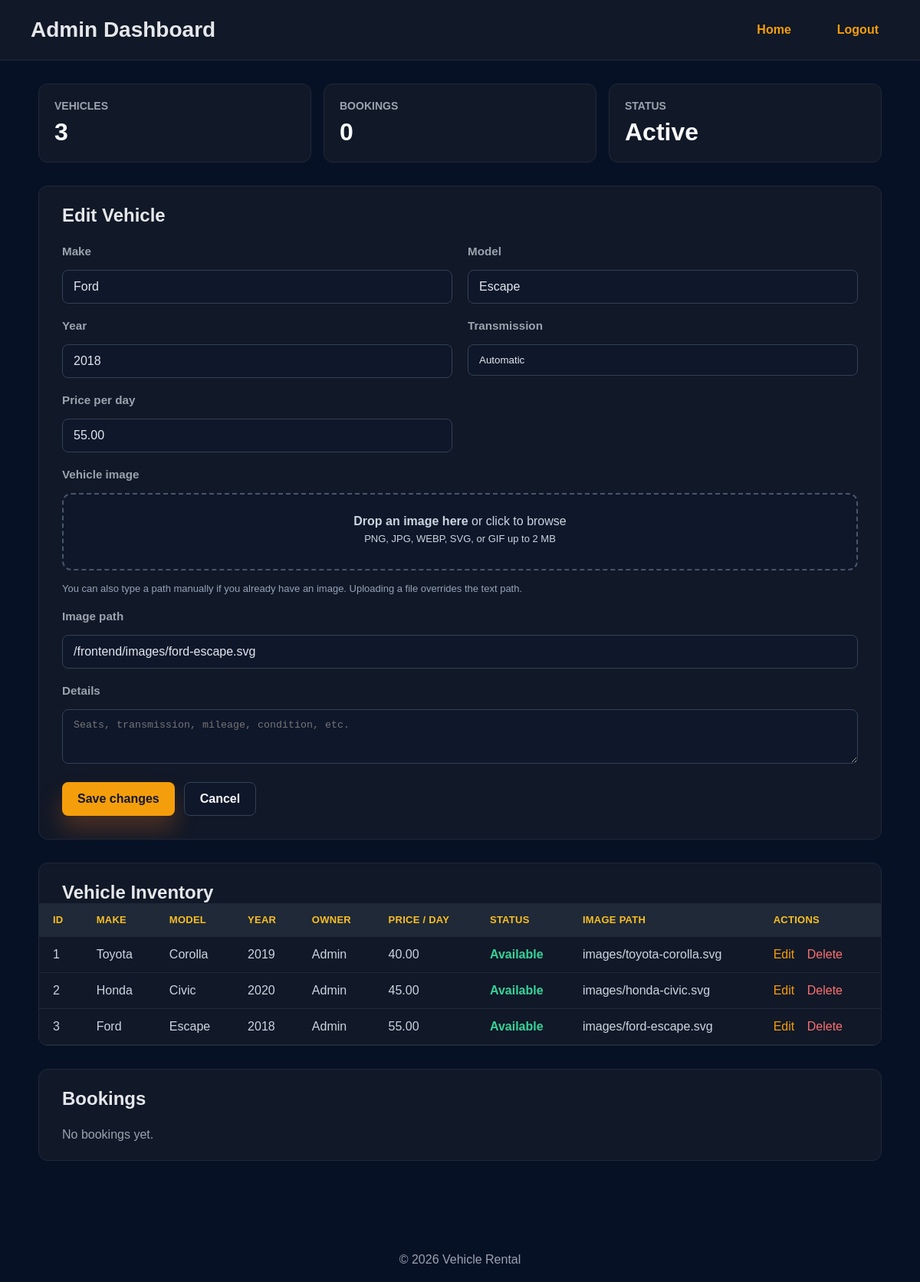
The page /backend/admin.php?edit=3 (signed in) on the database its author committed.
### tables this page shows
CREATE TABLE IF NOT EXISTS vehicles (
  id INT AUTO_INCREMENT PRIMARY KEY,
  owner_id INT NOT NULL,
  make VARCHAR(100) NOT NULL,
  model VARCHAR(100) NOT NULL,
  year INT DEFAULT NULL,
  transmission ENUM('manual', 'automatic') NOT NULL DEFAULT 'automatic',
  price_per_day DECIMAL(8,2) DEFAULT 0.00,
  image VARCHAR(255) DEFAULT NULL,
  description TEXT DEFAULT NULL,
  status ENUM('available', 'booked') NOT NULL DEFAULT 'available',
  created_at DATETIME NOT NULL DEFAULT CURRENT_TIMESTAMP,
  FOREIGN KEY (owner_id) REFERENCES users(id) ON DELETE CASCADE
);

CREATE TABLE IF NOT EXISTS users (
  id INT AUTO_INCREMENT PRIMARY KEY,
  name VARCHAR(255) NOT NULL,
  email VARCHAR(255) NOT NULL UNIQUE,
  password VARCHAR(255) NOT NULL,
  phone_number VARCHAR(50) NOT NULL UNIQUE,
  role ENUM('user', 'admin') NOT NULL DEFAULT 'user',
  created_at DATETIME NOT NULL DEFAULT CURRENT_TIMESTAMP
);

### backend/functions.php (called while the page is built, shortened)
<?php
require_once __DIR__ . '/config.php';
function parsePhpSizeToBytes(string $value): int {
    $value = trim($value);
    $last = strtolower(substr($value, -1));
    $number = (float) $value;
    switch ($last) {
        case 'm':
            $number *= 1024;
        case 'k':
            $number *= 1024;
            break;
    }
    return (int) round($number);
}
function effectivePhpUploadMaxBytes(): int {
    $uploadMax = parsePhpSizeToBytes((string) ini_get('upload_max_filesize'));
    $postMax = parsePhpSizeToBytes((string) ini_get('post_max_size'));
    return min($uploadMax, $postMax);
}
function vehicleImageUploadLimitBytes(): int {
    $appLimit = 5 * 1024 * 1024;
    $phpLimit = effectivePhpUploadMaxBytes();
    return min($appLimit, $phpLimit);
}
function formatBytesHuman(int $bytes): string {
    if ($bytes >= 1024 * 1024) {
        $mb = $bytes / (1024 * 1024);
        return rtrim(rtrim(number_format($mb, 2, '.', ''), '0'), '.') . ' MB';
    }
    return $bytes . ' B';
}
function normalizeVehicleImagePath(?string $image): string {
    $image = trim((string) ($image ?? ''));
    $image = str_replace('\\', '/', $image);
    $rewrites = [
        '../backend/assets/' => '/backend/assets/',
        'backend/assets/' => '/backend/assets/',
        '../frontend/images/' => '/frontend/images/',
        'frontend/images/' => '/frontend/images/',
        'images/' => '/frontend/images/',
    ];
    foreach ($rewrites as $prefix => $replacement) {
        if (str_starts_with($image, $prefix)) {
            return $replacement . ltrim(substr($image, strlen($prefix)), '/');
        }
    }
    return '/' . ltrim($image, '/');
}
function normalizeTransmission(?string $transmission): string {
    $value = strtolower(trim((string) ($transmission ?? '')));
    return $value === 'manual' ? 'manual' : 'automatic';
}
function getVehicles(PDO $pdo) {
    $stmt = $pdo->query('SELECT v.*, u.name AS owner_name, u.email AS owner_email FROM vehicles v LEFT JOIN users u ON v.owner_id = u.id ORDER BY v.id');
    return $stmt->fetchAll();
}
function getVehicle(PDO $pdo, $id) {
    $stmt = $pdo->prepare('SELECT v.*, u.name AS owner_name, u.email AS owner_email FROM vehicles v LEFT JOIN users u ON v.owner_id = u.id WHERE v.id = ?');
    $stmt->execute([$id]);
    return $stmt->fetch();
}
function isVehicleBooked(array $vehicle): bool {
    return ($vehicle['status'] ?? 'available') === 'booked';
}
function getBookings(PDO $pdo) {
    $stmt = $pdo->query('SELECT b.*, v.make, v.model, u.name AS user_name, u.email AS user_email, u.phone_number AS user_phone_number FROM bookings b JOIN vehicles v ON b.vehicle_id = v.id LEFT JOIN users u ON b.user_id = u.id ORDER BY b.created_at DESC');
    return $stmt->fetchAll();
}

### backend/schema.php (called while the page is built, shortened)
<?php
function tableExists(PDO $pdo, string $table): bool
{
    $stmt = $pdo->prepare(
        'SELECT COUNT(*)
         FROM information_schema.TABLES
         WHERE TABLE_SCHEMA = DATABASE() AND TABLE_NAME = ?'
    );
    $stmt->execute([$table]);
    return (int) $stmt->fetchColumn() > 0;
}
function ensureDatabaseSchema(PDO $pdo): void
{
    if (!tableExists($pdo, 'users')) {
        $pdo->exec(
            "CREATE TABLE users (
                id INT AUTO_INCREMENT PRIMARY KEY,
                name VARCHAR(255) NOT NULL,
                email VARCHAR(255) NOT NULL UNIQUE,
                password VARCHAR(255) NOT NULL,
                phone_number VARCHAR(50) NOT NULL UNIQUE,
                role ENUM('user', 'admin') NOT NULL DEFAULT 'user',
                created_at DATETIME NOT NULL DEFAULT CURRENT_TIMESTAMP
            ) ENGINE=InnoDB DEFAULT CHARSET=utf8mb4"
        );
    } else {
        $pdo->exec("UPDATE users SET phone_number = CONCAT('migration-', id) WHERE phone_number IS NULL OR phone_number = ''");
        $pdo->exec('ALTER TABLE users MODIFY phone_number VARCHAR(50) NOT NULL');
    }
    if (!tableExists($pdo, 'vehicles')) {
        $pdo->exec(
            "CREATE TABLE vehicles (
                id INT AUTO_INCREMENT PRIMARY KEY,
                owner_id INT NOT NULL,
                make VARCHAR(100) NOT NULL,
                model VARCHAR(100) NOT NULL,
                year INT DEFAULT NULL,
                transmission ENUM('manual', 'automatic') NOT NULL DEFAULT 'automatic',
                price_per_day DECIMAL(8,2) DEFAULT 0.00,
                image VARCHAR(255) DEFAULT NULL,
                description TEXT DEFAULT NULL,
                status ENUM('available', 'booked') NOT NULL DEFAULT 'available',
                created_at DATETIME NOT NULL DEFAULT CURRENT_TIMESTAMP
            ) ENGINE=InnoDB DEFAULT CHARSET=utf8mb4"
        );
    } else {
        $pdo->exec("UPDATE vehicles SET transmission = 'automatic' WHERE transmission IS NULL OR transmission NOT IN ('manual', 'automatic')");
    }
    if (!tableExists($pdo, 'bookings')) {
        $pdo->exec(
            "CREATE TABLE bookings (
                id INT AUTO_INCREMENT PRIMARY KEY,
                vehicle_id INT NOT NULL,
                user_id INT DEFAULT NULL,
                name VARCHAR(255) NOT NULL,
                email VARCHAR(255) NOT NULL,
                start_date DATE NOT NULL,
                end_date DATE NOT NULL,
                drive_mode ENUM('self_drive', 'with_driver') NOT NULL DEFAULT 'self_drive',
                daily_rate DECIMAL(10,2) NOT NULL DEFAULT 0.00,
                total_amount DECIMAL(10,2) NOT NULL DEFAULT 0.00,
                status ENUM('active', 'cancelled') NOT NULL DEFAULT 'active',
                created_at DATETIME NOT NULL DEFAULT CURRENT_TIMESTAMP
            ) ENGINE=InnoDB DEFAULT CHARSET=utf8mb4"
        );
    } else {
        $pdo->exec("UPDATE bookings SET drive_mode = 'self_drive' WHERE drive_mode IS NULL OR drive_mode NOT IN ('self_drive', 'with_driver')");
        $pdo->exec(
            "UPDATE bookings b
            JOIN vehicles v ON v.id = b.vehicle_id
            SET b.daily_rate = v.price_per_day + CASE WHEN b.drive_mode = 'with_driver' THEN 2000 ELSE 0 END
            WHERE b.daily_rate IS NULL OR b.daily_rate <= 0"
        );
        $pdo->exec(
            "UPDATE bookings
            SET total_amount = (GREATEST(DATEDIFF(end_date, start_date) + 1, 1) * daily_rate)
            WHERE total_amount IS NULL OR total_amount <= 0"
        );
    }
    $vehicleCount = (int) $pdo->query('SELECT COUNT(*) FROM vehicles')->fetchColumn();
}

### backend/config.php (called while the page is built, shortened)
<?php
$host = '127.0.0.1';
$db   = 'rentalsystem';
$user = 'root';
$pass = '';
$charset = 'utf8mb4';
$dsn = "mysql:host=$host;dbname=$db;charset=$charset";
$serverDsn = "mysql:host=$host;charset=$charset";
$options = [
    PDO::ATTR_ERRMODE            => PDO::ERRMODE_EXCEPTION,
    PDO::ATTR_DEFAULT_FETCH_MODE => PDO::FETCH_ASSOC,
    PDO::ATTR_EMULATE_PREPARES   => false,
];
try {
    try {
        $pdo = new PDO($dsn, $user, $pass, $options);
    } catch (PDOException $e) {
        if ((int) $e->getCode() !== 1049) {
            throw $e;
        }
        $serverPdo = new PDO($serverDsn, $user, $pass, $options);
        $serverPdo->exec("CREATE DATABASE IF NOT EXISTS `$db` CHARACTER SET utf8mb4 COLLATE utf8mb4_general_ci");
        $pdo = new PDO($dsn, $user, $pass, $options);
    }
    require_once __DIR__ . '/schema.php';
    ensureDatabaseSchema($pdo);
} catch (PDOException $e) {
    http_response_code(500);
    echo "Database connection failed: " . htmlspecialchars($e->getMessage());
    exit;
}

### backend/admin.php (the view, shortened to what this page needs)
<?php
require_once __DIR__ . '/functions.php';
$editVehicle = null;
$imageUploadLimitLabel = formatBytesHuman(vehicleImageUploadLimitBytes());
if (isset($_GET['edit'])) {
    $editVehicle = getVehicle($pdo, (int) $_GET['edit']);
}
$vehicles = getVehicles($pdo);
$bookings = getBookings($pdo);
?>
<!doctype html>
<html lang="en">
<head>
  <link rel="stylesheet" href="../frontend/css/styles.css">
</head>
<body>
  <header class="admin-header">
    <h1>Admin Dashboard</h1>
    <nav>
      <a href="../frontend/index.php">Home</a>
      <a href="../frontend/logout.php">Logout</a>
    </nav>
  </header>
  <main class="dashboard">
    <section class="stats" aria-label="Dashboard totals">
      <div class="stat">
        <h2>Vehicles</h2>
        <p><?php echo count($vehicles); ?></p>
      </div>
      <div class="stat">
        <h2>Bookings</h2>
        <p><?php echo count($bookings); ?></p>
      </div>
      <div class="stat">
        <h2>Status</h2>
        <p>Active</p>
      </div>
    </section>
    <section class="vehicle-form">
      <div class="form-header">
        <h2><?php echo $editVehicle ? 'Edit Vehicle' : 'Add New Vehicle'; ?></h2>
      </div>
      <form method="post" action="admin.php" enctype="multipart/form-data">
        <div class="form-body">
          <div class="form-group">
            <label for="make">Make</label>
            <input id="make" name="make" value="<?php echo htmlspecialchars($editVehicle['make'] ?? ''); ?>" required>
          </div>
          <div class="form-group">
            <label for="model">Model</label>
            <input id="model" name="model" value="<?php echo htmlspecialchars($editVehicle['model'] ?? ''); ?>" required>
          </div>
          <div class="form-group">
            <label for="year">Year</label>
            <input id="year" name="year" type="number" min="1900" max="2100" value="<?php echo htmlspecialchars($editVehicle['year'] ?? ''); ?>">
          </div>
          <div class="form-group">
            <label for="transmission">Transmission</label>
            <?php $selectedTransmission = normalizeTransmission($editVehicle['transmission'] ?? 'automatic'); ?>
            <select id="transmission" name="transmission">
              <option value="automatic" <?php echo $selectedTransmission === 'automatic' ? 'selected' : ''; ?>>Automatic</option>
            </select>
          </div>
          <div class="form-group">
            <label for="price_per_day">Price per day</label>
            <input id="price_per_day" name="price_per_day" type="number" step="0.01" min="0" value="<?php echo htmlspecialchars($editVehicle['price_per_day'] ?? ''); ?>" required>
          </div>
          <div class="form-group form-group-wide" style="grid-column:span 2;">
            <label for="image_file">Vehicle image</label>
            <div id="image-dropzone" class="image-dropzone">
              <p><strong>Drop an image here</strong> or click to browse</p>
              <p class="dropzone-hint">PNG, JPG, WEBP, SVG, or GIF up to <?php echo htmlspecialchars($imageUploadLimitLabel); ?></p>
            </div>
            <small class="helper-text">You can also type a path manually if you already have an image. Uploading a file overrides the text path.</small>
          </div>
          <div class="form-group form-group-wide" style="grid-column:span 2;">
            <label for="image">Image path</label>
            <input id="image" name="image" value="<?php echo htmlspecialchars(normalizeVehicleImagePath($editVehicle['image'] ?? '')); ?>" placeholder="/frontend/images/toyota.jpg or https://example.com/car.jpg">
          </div>
          <div class="form-group form-group-wide" style="grid-column:span 2;">
            <label for="description">Details</label>
            <textarea id="description" name="description" rows="3" placeholder="Seats, transmission, mileage, condition, etc."><?php echo htmlspecialchars($editVehicle['description'] ?? ''); ?></textarea>
          </div>
        </div>
        <div class="form-actions">
          <button type="submit" name="save_vehicle" class="btn btn-primary"><?php echo $editVehicle ? 'Save changes' : 'Add vehicle'; ?></button>
          <?php if ($editVehicle): ?>
            <a href="admin.php" class="btn btn-secondary">Cancel</a>
          <?php endif; ?>
        </div>
      </form>
    </section>
    <section class="table-container">
      <div class="table-header">
        <h2>Vehicle Inventory</h2>
      </div>
      <?php if (empty($vehicles)): ?>
        <div class="empty">No vehicles available. Add a vehicle above.</div>
      <?php else: ?>
        <div class="table-scroll">
          <table>
            <thead>
              <tr>
                <th>ID</th>
                <th>Make</th>
                <th>Model</th>
                <th>Year</th>
                <th>Owner</th>
                <th>Price / day</th>
                <th>Status</th>
                <th>Image path</th>
                <th>Actions</th>
              </tr>
            </thead>
            <tbody>
              <?php foreach ($vehicles as $vehicle): ?>
                <tr>
                  <td><?php echo (int) $vehicle['id']; ?></td>
                  <td><?php echo htmlspecialchars($vehicle['make']); ?></td>
                  <td><?php echo htmlspecialchars($vehicle['model']); ?></td>
                  <td><?php echo htmlspecialchars($vehicle['year']); ?></td>
                  <td><?php echo htmlspecialchars($vehicle['owner_name'] ?? '—'); ?></td>
                  <td><?php echo htmlspecialchars($vehicle['price_per_day']); ?></td>
                  <td>
                    <?php if (isVehicleBooked($vehicle)): ?>
                      <span style="color:#f87171;font-weight:700;">Booked</span>
                    <?php else: ?>
                      <span style="color:#34d399;font-weight:700;">Available</span>
                    <?php endif; ?>
                  </td>
                  <td><?php echo htmlspecialchars($vehicle['image']); ?></td>
                  <td>
                    <a class="action-link" href="admin.php?edit=<?php echo (int) $vehicle['id']; ?>">Edit</a>
                    <form method="post" action="admin.php" style="display:inline;" onsubmit="return confirm('Delete this vehicle?');">
                      <button type="submit" class="action-link delete-link" style="background:none;border:none;padding:0;cursor:pointer;font:inherit;">Delete</button>
                    </form>
                  </td>
                </tr>
              <?php endforeach; ?>
            </tbody>
          </table>
        </div>
      <?php endif; ?>
    </section>
    <section class="table-container">
      <div class="table-header">
        <h2>Bookings</h2>
      </div>
      <?php if (empty($bookings)): ?>
        <div class="empty">No bookings yet.</div>
      <?php endif; ?>
    </section>
  </main>
  <footer class="page-footer">&copy; <?php echo date('Y'); ?> Vehicle Rental</footer>
</body>
</html>

### rows shown on the page
vehicles: make "Ford", model "Escape", year "2018", transmission "Automatic", price_per_day "55.00", image "/frontend/images/ford-escape.svg", id "3", owner.name "Admin", status "Available", image "images/ford-escape.svg"
vehicles: id "1", make "Toyota", model "Corolla", year "2019", owner.name "Admin", price_per_day "40.00", status "Available", image "images/toyota-corolla.svg"
vehicles: id "2", make "Honda", model "Civic", year "2020", owner.name "Admin", price_per_day "45.00", status "Available", image "images/honda-civic.svg"

### other values the page prints
count($vehicles) "3"
count($bookings) "0"
$imageUploadLimitLabel "2 MB"
